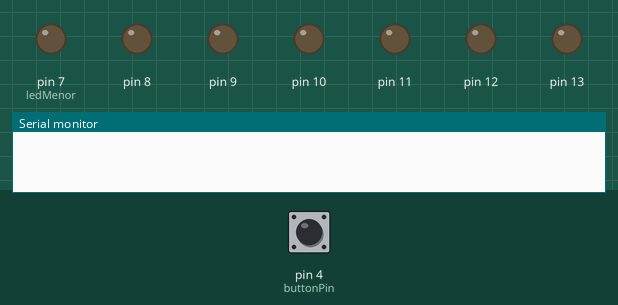
Bench run of a sketch on a simulated Arduino Uno, built with avr-gcc and run on an emulated ATmega328P. Parts: output pins drawn as LEDs (lit = HIGH), the last lines printed to the serial monitor. Dashed ring = blinking. Inputs (shaded band) come from the test bench; at power-on: pin 4 (buttonPin) HIGH. Random numbers use the default seed unless the sketch sets one.

Above: at 1.2 s.
1.3 s: pin 4 (buttonPin) pulled LOW for 3.2 s
At 3.45 s:
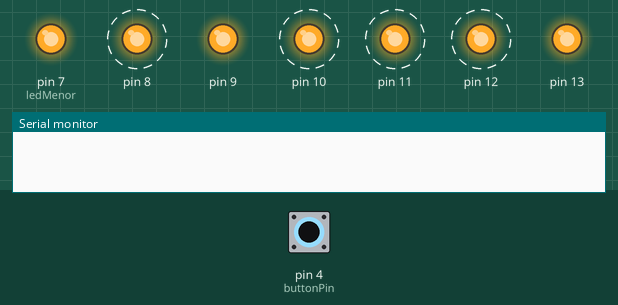
At 5.8 s:
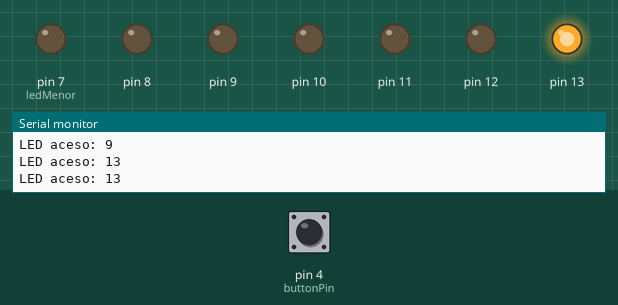
6.0 s: pin 4 (buttonPin) pulled LOW for 0.15 s
At 6.9 s:
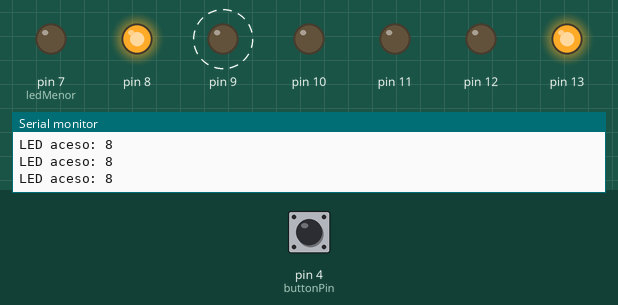
9.0 s: pin 4 (buttonPin) pulled LOW for 1 s
At 9.44 s:
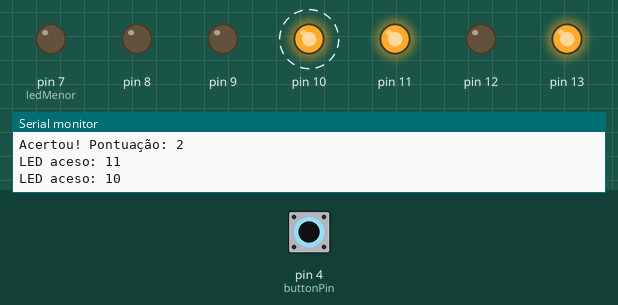
12.0 s: pin 4 (buttonPin) pulled LOW for 0.15 s
15.0 s: pin 4 (buttonPin) pulled LOW for 0.15 s
18.1 s: pin 4 (buttonPin) pulsed LOW 2 times (0.12 s each, 0.3 s apart)
Timing chart, 0 to 24.8 s (numbered marks = the images above; inputs shaded):
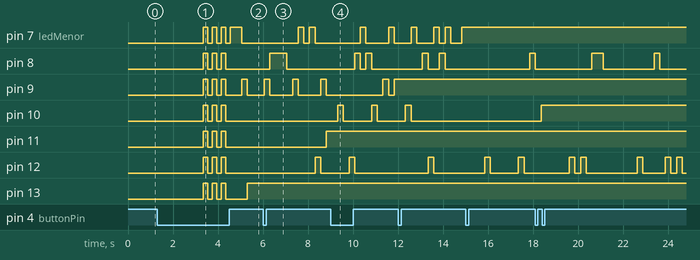

The sketch:

Projeto_TI.ino
```cpp
const int ledMenor = 7;
const int ledMaior = 13;
const int buttonPin = 4;

unsigned long lastDebounceTime = 0;
unsigned long debounceDelay = 50;
unsigned long delayLED = 250;
unsigned long lastLEDSwitchTime = 0;
unsigned long startPressTime = 0;

bool buttonState = false;
bool lastButtonState = false;
bool buttonPressed = false;
bool gameStarted = false;

int currentLED = -1;
int score = 0;

bool ledStatus1 = false;
bool ledStatus2 = false;
bool ledStatus3 = false;
bool ledStatus4 = false;
bool ledStatus5 = false;
bool ledStatus6 = false;
bool ledStatus7 = false;

void setup() {
    for (int i = ledMenor; i <= ledMaior; i++) {
        pinMode(i, OUTPUT);
        digitalWrite(i, LOW);
    }
    pinMode(buttonPin, INPUT_PULLUP);
    Serial.begin(9600);
}

void flashAllLEDs(int times, int interval = 200) {
    for (int i = 0; i < times; i++) {
        for (int j = ledMenor; j <= ledMaior; j++) {
            digitalWrite(j, HIGH);
        }
        delay(interval);
        for (int j = ledMenor; j <= ledMaior; j++) {
            digitalWrite(j, LOW);
        }
        delay(interval);
    }
}

void startGame() {
    flashAllLEDs(3);  // Pisca os LEDs apenas 3 vezes
    score = 0;
    gameStarted = true;
    Serial.println("Jogo iniciado!");

    // Reseta os estados dos LEDs
    ledStatus1 = ledStatus2 = ledStatus3 = ledStatus4 = ledStatus5 = ledStatus6 = ledStatus7 = false;
    for (int i = ledMenor; i <= ledMaior; i++) {
        digitalWrite(i, LOW);
    }
    currentLED = -1;
    lastLEDSwitchTime = millis();
}

void lightRandomLED() {
    int newLED;
    do {
        newLED = random(ledMenor, ledMaior + 1);
    } while (newLED == currentLED);

    currentLED = newLED;
    digitalWrite(currentLED, HIGH);
    lastLEDSwitchTime = millis();
    Serial.print("LED aceso: ");
    Serial.println(currentLED);
}

void turnOffCurrentLED() {
    if (currentLED != -1) {
        digitalWrite(currentLED, LOW);
        currentLED = -1;
    }
}

void keepLEDsOn() {
    if (ledStatus1) digitalWrite(ledMenor, HIGH);
    if (ledStatus2) digitalWrite(ledMenor + 1, HIGH);
    if (ledStatus3) digitalWrite(ledMenor + 2, HIGH);
    if (ledStatus4) digitalWrite(ledMenor + 3, HIGH);
    if (ledStatus5) digitalWrite(ledMenor + 4, HIGH);
    if (ledStatus6) digitalWrite(ledMenor + 5, HIGH);
    if (ledStatus7) digitalWrite(ledMenor + 6, HIGH);
}

void checkVictory() {
    if (ledStatus1 && ledStatus2 && ledStatus3 && ledStatus4 && ledStatus5 && ledStatus6 && ledStatus7) {
        flashAllLEDs(3);
        Serial.println("Vitória!");
        gameStarted = false;
    }
}

void updateButtonState() {
    bool reading = digitalRead(buttonPin) == LOW;

    if (reading != lastButtonState) {
        lastDebounceTime = millis();
    }

    if ((millis() - lastDebounceTime) > debounceDelay) {
        if (reading != buttonState) {
            buttonState = reading;
            if (buttonState) {
                startPressTime = millis();
                buttonPressed = true;
            } else {
                buttonPressed = false;
            }
        }
    }
    lastButtonState = reading;
}

void loop() {
    updateButtonState();

    unsigned long currentTime = millis();

    // Verifica se o botão foi pressionado por mais de 2 segundos
    if (buttonPressed && (currentTime - startPressTime > 2000)) {
        if (!gameStarted) {
            startGame();  // Inicia o jogo apenas uma vez
        } else {
            gameStarted = false;
            turnOffCurrentLED();
            flashAllLEDs(2);
            Serial.println("Jogo reiniciado!");
        }
        buttonPressed = false;
    }

    if (gameStarted) {
        keepLEDsOn();

        if (currentLED == -1 || (currentTime - lastLEDSwitchTime > delayLED)) {
            turnOffCurrentLED();
            lightRandomLED();
        }

        if (buttonPressed && currentLED != -1) {
            if (currentLED == ledMenor) ledStatus1 = true;
            if (currentLED == ledMenor + 1) ledStatus2 = true;
            if (currentLED == ledMenor + 2) ledStatus3 = true;
            if (currentLED == ledMenor + 3) ledStatus4 = true;
            if (currentLED == ledMenor + 4) ledStatus5 = true;
            if (currentLED == ledMenor + 5) ledStatus6 = true;
            if (currentLED == ledMenor + 6) ledStatus7 = true;

            score++;
            Serial.print("Acertou! Pontuação: ");
            Serial.println(score);
            checkVictory();
            buttonPressed = false;
        }
    }
}
```

Measured:
- after the input at 1.3 s, pin 7 (ledMenor): goes 3 × (HIGH 0.20 s, LOW 0.20 s), HIGH 0.50 s, then LOW, starting after 2.1 s; pin 8: alternates HIGH for 0.20 s and LOW for 0.20 s, 6 changes in all, then stays LOW, starting after 2.1 s
